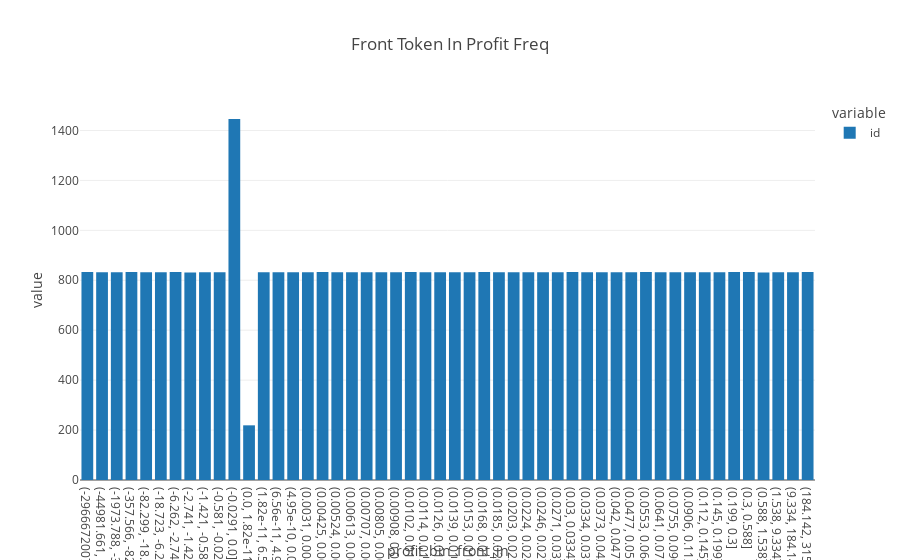

The notebook cell saved with this chart:
### Markdown cell above
Just to check to see whether profit might be being taken on the other side, we check the profit on the front token in. As we would expect the profit is fairly evenly distributed but with some evidence of concentration around zero.

### Code cell
df_profit_freq = df_profit.groupby("profit_bin_front_in").count()["id"]
df_profit_freq.index = df_profit_freq.index.astype(str)
df_profit_freq.plot(kind="bar", title="Front Token In Profit Freq")

### Figure 1 — Plotly figure (JSON) as saved in the notebook; plotly's stock layout.template omitted (floating-point values rounded to 4 significant figures)
{"data": [{"alignmentgroup": "True", "hovertemplate": "variable=id<br>profit_bin_front_in=%{x}<br>value=%{y}<extra></extra>", "legendgroup": "id", "marker": {"color": "#1F77B4", "pattern": {"shape": ""}}, "name": "id", "offsetgroup": "id", "orientation": "v", "showlegend": true, "textposition": "auto", "type": "bar", "x": ["(-296667200799256.5, -44981.661]", "(-44981.661, -1973.788]", "(-1973.788, -357.566]", "(-357.566, -82.299]", "(-82.299, -18.723]", "(-18.723, -6.262]", "(-6.262, -2.741]", "(-2.741, -1.421]", "(-1.421, -0.581]", "(-0.581, -0.0291]", "(-0.0291, 0.0]", "(0.0, 1.82e-11]", "(1.82e-11, 6.56e-11]", "(6.56e-11, 4.95e-10]", "(4.95e-10, 0.0031]", "(0.0031, 0.00425]", "(0.00425, 0.00524]", "(0.00524, 0.00613]", "(0.00613, 0.00707]", "(0.00707, 0.00805]", "(0.00805, 0.00908]", "(0.00908, 0.0102]", "(0.0102, 0.0114]", "(0.0114, 0.0126]", "(0.0126, 0.0139]", "(0.0139, 0.0153]", "(0.0153, 0.0168]", "(0.0168, 0.0185]", "(0.0185, 0.0203]", "(0.0203, 0.0224]", "(0.0224, 0.0246]", "(0.0246, 0.0271]", "(0.0271, 0.03]", "(0.03, 0.0334]", "(0.0334, 0.0373]", "(0.0373, 0.042]", "(0.042, 0.0477]", "(0.0477, 0.0553]", "(0.0553, 0.0641]", "(0.0641, 0.0755]", "(0.0755, 0.0906]", "(0.0906, 0.112]", "(0.112, 0.145]", "(0.145, 0.199]", "(0.199, 0.3]", "(0.3, 0.588]", "(0.588, 1.538]", "(1.538, 9.334]", "(9.334, 184.142]", "(184.142, 3153263787424.707]"], "xaxis": "x", "y": [833, 832, 832, 833, 832, 832, 833, 831, 832, 832, 1446, 219, 832, 832, 832, 832, 833, 832, 832, 832, 832, 832, 833, 832, 832, 832, 832, 833, 832, 832, 832, 832, 832, 833, 832, 832, 832, 832, 833, 832, 832, 832, 832, 832, 833, 833, 831, 832, 832, 833], "yaxis": "y"}], "layout": {"barmode": "relative", "legend": {"title": {"text": "variable"}, "tracegroupgap": 0}, "title": {"text": "Front Token In Profit Freq"}, "xaxis": {"anchor": "y", "domain": [0, 1], "title": {"text": "profit_bin_front_in"}}, "yaxis": {"anchor": "x", "domain": [0, 1], "title": {"text": "value"}}}}
